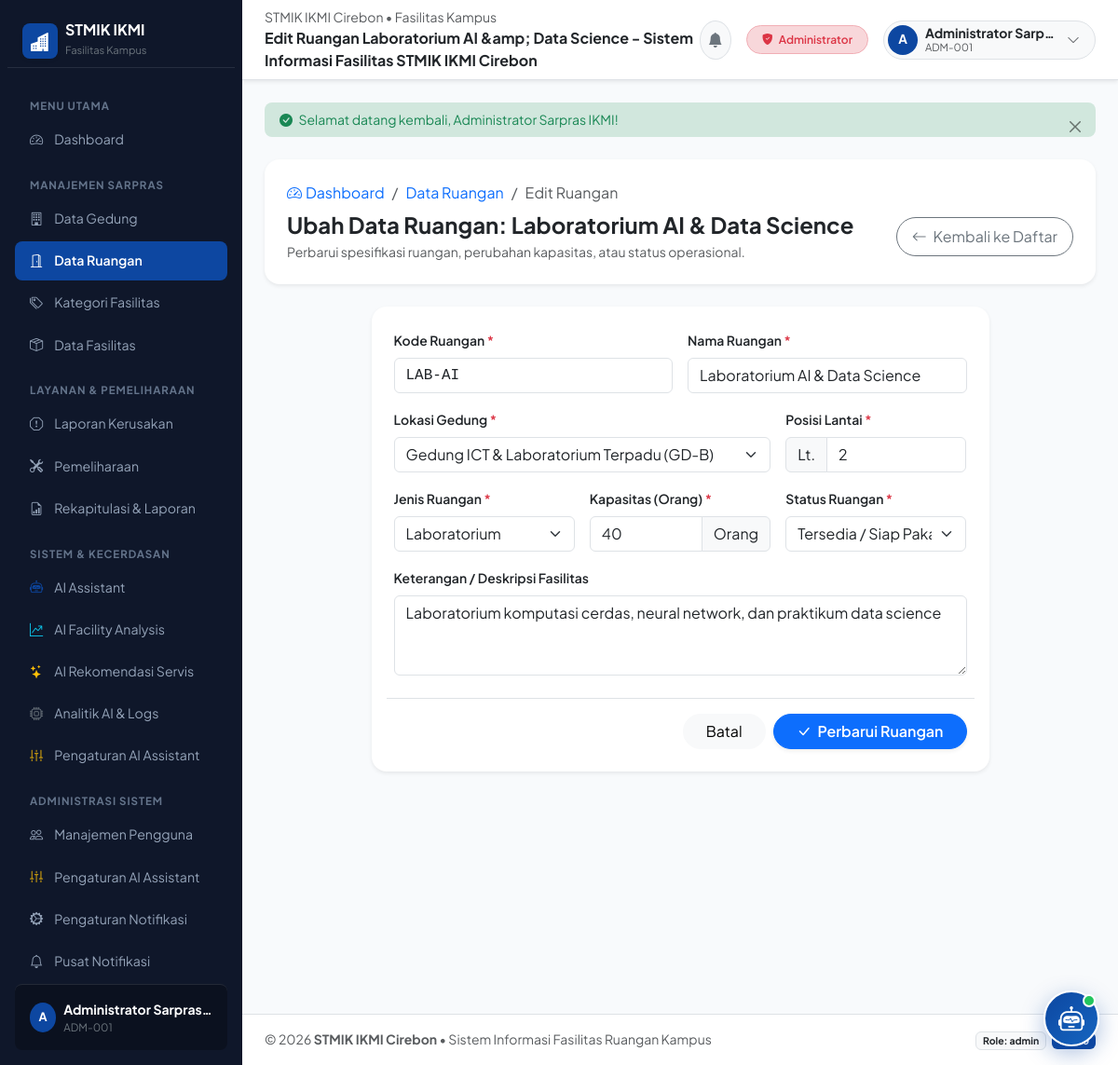
/public/ruangan/edit/1 (signed in), run on the app's committed database.
### tables this page shows
CREATE TABLE `ruangan` (
  `id` int unsigned NOT NULL AUTO_INCREMENT,
  `gedung_id` int unsigned NOT NULL,
  `kode_ruangan` varchar(30) NOT NULL,
  `nama_ruangan` varchar(100) NOT NULL,
  `lantai` tinyint NOT NULL DEFAULT '1',
  `jenis_ruangan` enum('Kelas','Laboratorium','Ruang Dosen','Ruang Administrasi','Ruang Rapat','Ruang Seminar','Lainnya') NOT NULL DEFAULT 'Kelas',
  `kapasitas` smallint unsigned NOT NULL DEFAULT '0',
  `status` enum('tersedia','digunakan','perbaikan','nonaktif') NOT NULL DEFAULT 'tersedia',
  `keterangan` text,
  `created_at` timestamp NOT NULL DEFAULT CURRENT_TIMESTAMP,
  `updated_at` timestamp NOT NULL DEFAULT CURRENT_TIMESTAMP ON UPDATE CURRENT_TIMESTAMP,
  PRIMARY KEY (`id`),
  UNIQUE KEY `uq_ruangan_kode_ruangan` (`kode_ruangan`),
  KEY `idx_ruangan_gedung_id` (`gedung_id`),
  KEY `idx_ruangan_jenis_ruangan` (`jenis_ruangan`),
  KEY `idx_ruangan_status` (`status`),
  CONSTRAINT `fk_ruangan_gedung` FOREIGN KEY (`gedung_id`) REFERENCES `gedung` (`id`) ON DELETE RESTRICT ON UPDATE CASCADE
);

CREATE TABLE `gedung` (
  `id` int unsigned NOT NULL AUTO_INCREMENT,
  `kode_gedung` varchar(20) NOT NULL,
  `nama_gedung` varchar(100) NOT NULL,
  `lokasi` varchar(255) DEFAULT NULL,
  `jumlah_lantai` tinyint unsigned NOT NULL DEFAULT '1',
  `deskripsi` text,
  `keterangan` text,
  `status` enum('aktif','renovasi','nonaktif') NOT NULL DEFAULT 'aktif',
  `created_at` timestamp NOT NULL DEFAULT CURRENT_TIMESTAMP,
  `updated_at` timestamp NOT NULL DEFAULT CURRENT_TIMESTAMP ON UPDATE CURRENT_TIMESTAMP,
  PRIMARY KEY (`id`),
  UNIQUE KEY `uq_gedung_kode_gedung` (`kode_gedung`),
  KEY `idx_gedung_status` (`status`)
);

### app/controllers/RuanganController.php (called while the page is built, shortened)
<?php
class RuanganController extends Controller {
    protected $ruanganModel;
    protected $gedungModel;
    public function __construct() {
        $this->ruanganModel = $this->model('RuanganModel');
        $this->gedungModel = $this->model('GedungModel');
    }
    public function edit($id = null) {
        $ruangan = $this->ruanganModel->findById($id);
        $errors = [];
        $old = [
            'kode_ruangan' => $ruangan['kode_ruangan'],
            'nama_ruangan' => $ruangan['nama_ruangan'],
            'gedung_id' => $ruangan['gedung_id'],
            'lantai' => $ruangan['lantai'],
            'jenis_ruangan' => $ruangan['jenis_ruangan'],
            'kapasitas' => $ruangan['kapasitas'],
            'status' => $ruangan['status'],
            'keterangan' => $ruangan['keterangan'] ?? ''
        ];
        $gedungList = $this->gedungModel->getAllActive();
        $data = [
            'title' => 'Edit Ruangan ' . htmlspecialchars($ruangan['nama_ruangan']) . ' - ' . APP_NAME,
            'user' => Auth::user(),
            'role' => Auth::role(),
            'ruangan' => $ruangan,
            'gedung_list' => $gedungList,
            'errors' => $errors,
            'old' => $old
        ];
        $this->view('ruangan/edit', $data);
    }
}

### app/core/App.php (called while the page is built, shortened)
<?php
class App {
    protected $method = DEFAULT_METHOD;
    public function __construct() {
        $url = $this->parseUrl();
        if (!empty($url[0])) {
            $formattedController = str_replace(' ', '', ucwords(str_replace(['-', '_'], ' ', $url[0]))) . 'Controller';
            $controllerFile = __DIR__ . '/../controllers/' . $formattedController . '.php';
            if (file_exists($controllerFile)) {
                unset($url[0]);
            } else {
                $this->controller = 'ErrorController';
            }
        }
        $this->controller = new $this->controller;
        if (isset($url[1])) {
            $methodCandidate = lcfirst(str_replace(' ', '', ucwords(str_replace(['-', '_'], ' ', $url[1]))));
            if (method_exists($this->controller, $url[1])) {
                $this->method = $url[1];
                unset($url[1]);
            } elseif (method_exists($this->controller, $methodCandidate)) {
                $this->method = $methodCandidate;
                unset($url[1]);
            } else {
                if (!($this->controller instanceof ErrorController)) {
                    require_once __DIR__ . '/../controllers/ErrorController.php';
                    $this->controller = new ErrorController();
                    $this->method = 'index';
                }
            }
        }
        $this->params = $url ? array_values($url) : [];
        call_user_func_array([$this->controller, $this->method], $this->params);
    }
    public function parseUrl() {
        if (isset($_GET['url'])) {
            $url = rtrim($_GET['url'], '/');
            $url = filter_var($url, FILTER_SANITIZE_URL);
            return explode('/', $url);
        }
        return [];
    }
}

### public/index.php (called while the page is built, shortened)
<?php
require_once __DIR__ . '/../app/helpers/helper.php';
require_once __DIR__ . '/../app/core/Database.php';
require_once __DIR__ . '/../app/core/Model.php';
require_once __DIR__ . '/../app/core/Controller.php';
require_once __DIR__ . '/../app/core/App.php';
$app = new App();

### app/helpers/helper.php (called while the page is built, shortened)
<?php
if (!function_exists('base_url')) {
    function base_url($path = '') {
        $cleanPath = ltrim($path, '/');
        return BASE_URL . ($cleanPath ? '/' . $cleanPath : '');
    }
}

### app/core/Database.php (called while the page is built, shortened)
<?php
class Database {
    private $host = DB_HOST;
    private $port = DB_PORT;
    private $user = DB_USER;
    private $pass = DB_PASS;
    private $dbname = DB_NAME;
    private $charset = DB_CHARSET;
    private $dbh;
    private $stmt;
    public function __construct() {
        $dsn = 'mysql:host=' . $this->host . ';port=' . $this->port . ';dbname=' . $this->dbname . ';charset=' . $this->charset;
        $options = [
            PDO::ATTR_PERSISTENT => false,
            PDO::ATTR_ERRMODE => PDO::ERRMODE_EXCEPTION,
            PDO::ATTR_DEFAULT_FETCH_MODE => PDO::FETCH_ASSOC,
            PDO::ATTR_EMULATE_PREPARES => false
        ];
        try {
            $this->dbh = new PDO($dsn, $this->user, $this->pass, $options);
        } catch (PDOException $e) {
            $this->error = $e->getMessage();
            die('Koneksi Database Gagal: ' . $this->error);
        }
    }
    public function query($sql) {
        $this->stmt = $this->dbh->prepare($sql);
        return $this;
    }
    public function bind($param, $value, $type = null) {
        $this->stmt->bindValue($param, $value, $type);
        return $this;
    }
    public function execute() {
        return $this->stmt->execute();
    }
    public function resultSet() {
        $this->execute();
        return $this->stmt->fetchAll();
    }
    public function single() {
        $this->execute();
        return $this->stmt->fetch();
    }
}

### app/core/Model.php (called while the page is built, shortened)
<?php
class Model {
    public function __construct() {
        $this->db = new Database();
    }
}

### app/models/RuanganModel.php (called while the page is built, shortened)
<?php
class RuanganModel extends Model {
    public function findById($id) {
        $sql = "SELECT r.*, g.nama_gedung, g.kode_gedung, g.lokasi as lokasi_gedung,
                       (SELECT COUNT(*) FROM fasilitas WHERE ruangan_id = r.id) as total_fasilitas
                FROM ruangan r
                JOIN gedung g ON r.gedung_id = g.id
                WHERE r.id = :id
                LIMIT 1";
        $this->db->query($sql);
        $this->db->bind(':id', (int)$id, PDO::PARAM_INT);
        return $this->db->single();
    }
}

### app/models/GedungModel.php (called while the page is built, shortened)
<?php
class GedungModel extends Model {
    public function getAllActive() {
        $sql = "SELECT id, kode_gedung, nama_gedung, lokasi, jumlah_lantai, status
                FROM gedung
                ORDER BY nama_gedung ASC";
        return $this->db->query($sql)->resultSet();
    }
}

### app/views/ruangan/edit.php (the view, shortened to what this page needs)
<div class="container-fluid p-0">
    <div class="card border-0 shadow-sm rounded-4 bg-white mb-4">
        <div class="card-body p-4">
            <nav aria-label="breadcrumb">
                <ol class="breadcrumb mb-2 small">
                    <li class="breadcrumb-item"><a href="<?= base_url('dashboard') ?>" class="text-decoration-none"><i class="bi bi-speedometer2 me-1"></i>Dashboard</a></li>
                    <li class="breadcrumb-item"><a href="<?= base_url('ruangan') ?>" class="text-decoration-none">Data Ruangan</a></li>
                    <li class="breadcrumb-item active" aria-current="page">Edit Ruangan</li>
                </ol>
            </nav>
            <div class="d-flex justify-content-between align-items-center">
                <div>
                    <h4 class="fw-bold mb-1 text-dark">Ubah Data Ruangan: <?= htmlspecialchars($ruangan['nama_ruangan']) ?></h4>
                    <p class="text-muted small mb-0">Perbarui spesifikasi ruangan, perubahan kapasitas, atau status operasional.</p>
                </div>
                <a href="<?= base_url('ruangan') ?>" class="btn btn-outline-secondary rounded-pill px-3 py-2 small">
                    <i class="bi bi-arrow-left me-1"></i> Kembali ke Daftar
                </a>
            </div>
        </div>
    </div>
    <div class="row justify-content-center">
        <div class="col-lg-9">
            <div class="card border-0 shadow-sm rounded-4 bg-white p-4">
                <form action="<?= base_url('ruangan/edit/' . $ruangan['id']) ?>" method="POST">
                    <div class="row g-3">
                        <div class="col-md-6">
                            <label for="kode_ruangan" class="form-label small fw-semibold text-dark">
                                Kode Ruangan <span class="text-danger">*</span>
                            </label>
                            <input type="text" name="kode_ruangan" id="kode_ruangan"
                                   class="form-control <?= !empty($errors['kode_ruangan']) ? 'is-invalid' : '' ?> font-monospace text-uppercase"
                                   value="<?= htmlspecialchars($old['kode_ruangan'] ?? '') ?>" required autofocus>
                        </div>
                        <div class="col-md-6">
                            <label for="nama_ruangan" class="form-label small fw-semibold text-dark">
                                Nama Ruangan <span class="text-danger">*</span>
                            </label>
                            <input type="text" name="nama_ruangan" id="nama_ruangan"
                                   class="form-control <?= !empty($errors['nama_ruangan']) ? 'is-invalid' : '' ?>"
                                   value="<?= htmlspecialchars($old['nama_ruangan'] ?? '') ?>" required>
                        </div>
                        <div class="col-md-8">
                            <label for="gedung_id" class="form-label small fw-semibold text-dark">
                                Lokasi Gedung <span class="text-danger">*</span>
                            </label>
                            <select name="gedung_id" id="gedung_id" class="form-select <?= !empty($errors['gedung_id']) ? 'is-invalid' : '' ?>" required>
                                <?php foreach ($gedung_list as $g): ?>
                                    <option value="<?= $g['id'] ?>" <?= ((string)($old['gedung_id'] ?? '') === (string)$g['id']) ? 'selected' : '' ?>>
                                        <?= htmlspecialchars($g['nama_gedung']) ?> (<?= htmlspecialchars($g['kode_gedung']) ?>)
                                    </option>
                                <?php endforeach; ?>
                            </select>
                        </div>
                        <div class="col-md-4">
                            <label for="lantai" class="form-label small fw-semibold text-dark">
                                Posisi Lantai <span class="text-danger">*</span>
                            </label>
                            <div class="input-group">
                                <span class="input-group-text bg-light">Lt.</span>
                                <input type="number" name="lantai" id="lantai" min="1" max="50" class="form-control"
                                       value="<?= htmlspecialchars($old['lantai'] ?? 1) ?>" required>
                            </div>
                        </div>
                        <div class="col-md-4">
                            <label for="jenis_ruangan" class="form-label small fw-semibold text-dark">
                                Jenis Ruangan <span class="text-danger">*</span>
                            </label>
                            <select name="jenis_ruangan" id="jenis_ruangan" class="form-select <?= !empty($errors['jenis_ruangan']) ? 'is-invalid' : '' ?>" required>
                                <?php
                                $jenisList = ['Kelas', 'Laboratorium', 'Ruang Dosen', 'Ruang Administrasi', 'Ruang Rapat', 'Ruang Seminar', 'Lainnya'];
                                foreach ($jenisList as $j):
                                ?>
                                    <option value="<?= $j ?>" <?= (($old['jenis_ruangan'] ?? '') === $j) ? 'selected' : '' ?>><?= $j ?></option>
                                <?php endforeach; ?>
                            </select>
                        </div>
                        <div class="col-md-4">
                            <label for="kapasitas" class="form-label small fw-semibold text-dark">
                                Kapasitas (Orang) <span class="text-danger">*</span>
                            </label>
                            <div class="input-group">
                                <input type="number" name="kapasitas" id="kapasitas" min="0" max="1000" class="form-control"
                                       value="<?= htmlspecialchars($old['kapasitas'] ?? 0) ?>" required>
                                <span class="input-group-text bg-light">Orang</span>
                            </div>
                        </div>
                        <div class="col-md-4">
                            <label for="status" class="form-label small fw-semibold text-dark">
                                Status Ruangan <span class="text-danger">*</span>
                            </label>
                            <select name="status" id="status" class="form-select <?= !empty($errors['status']) ? 'is-invalid' : '' ?>" required>
                                <option value="tersedia" <?= (($old['status'] ?? '') === 'tersedia') ? 'selected' : '' ?>>Tersedia / Siap Pakai</option>
                            </select>
                        </div>
                        <div class="col-12">
                            <label for="keterangan" class="form-label small fw-semibold text-dark">
                                Keterangan / Deskripsi Fasilitas
                            </label>
                            <textarea name="keterangan" id="keterangan" rows="3" class="form-control"><?= htmlspecialchars($old['keterangan'] ?? '') ?></textarea>
                        </div>
                        <div class="col-12 pt-3 border-top mt-4 d-flex justify-content-end gap-2">
                            <a href="<?= base_url('ruangan') ?>" class="btn btn-light rounded-pill px-4 small">Batal</a>
                            <button type="submit" class="btn btn-primary rounded-pill px-4 small fw-semibold shadow-sm">
                                <i class="bi bi-check-lg me-1"></i> Perbarui Ruangan
                            </button>
                        </div>
                    </div>
                </form>
            </div>
        </div>
    </div>
</div>

### public/assets/css/style.css (style rules this page uses)
:root { --bs-primary: #0d47a1; --bs-primary-rgb: 13, 71, 161; --bs-primary-hover: #083072; --bs-warning: #ffb300; --bs-font-sans-serif: 'Plus Jakarta Sans', system-ui, -apple-system, sans-serif; }
body { font-family: var(--bs-font-sans-serif); color: #2b3445; background-color: #f8fafc; -webkit-font-smoothing: antialiased; }

### data on the page
ruangan: nama_ruangan "Laboratorium AI & Data Science", kode_ruangan "LAB-AI", gedung_id "Gedung ICT & Laboratorium Terpadu (GD-B)", lantai "2", jenis_ruangan "Laboratorium", kapasitas "40", status "Tersedia / Siap Pakai", keterangan "Laboratorium komputasi cerdas, neural network, dan praktikum data science"

### other printed values
substr(Auth::user()['nama_lengkap'] ?? 'U', 0, 1) "A"
Auth::user()['nama_lengkap'] "Administrator Sarpras…"
Auth::user()['nomor_induk'] "ADM-001"
$title "Edit Ruangan Laboratorium AI &amp; Data Science - Sistem Informasi Fasilitas STMIK IKMI Cirebon"
$roleLabel "Administrator"
substr($user['nama_lengkap'] ?? 'U', 0, 1) "A"
$user['nama_lengkap'] "Administrator Sarp…"
$user['nomor_induk'] "ADM-001"
$_SESSION['flash_success'] "Selamat datang kembali, Administrator Sarpras IKMI!"
Auth::role() "admin"
APP_VERSION "1.0.0"
